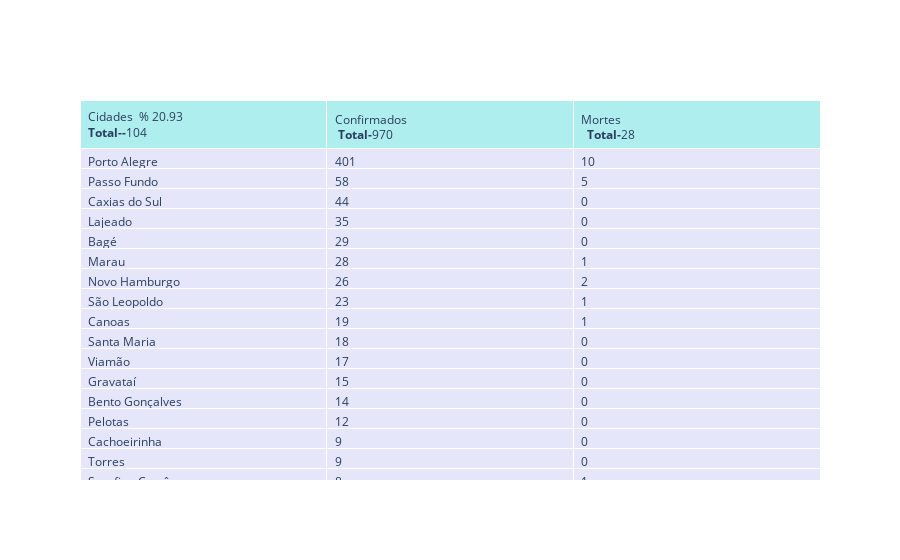

Write notebook code for a chart like this one.
### Code cell
dataRS =api_br_io[ api_br_io.city.notnull() ]
rs = dataRS [ (dataRS.state == 'RS')&(dataRS.date == '2020-04-22') & (dataRS.place_type =='city')].sort_values(by='confirmed',ascending=False)
rs.groupby(['city'] )
rs.fillna(0, inplace = True)
fig = go.Figure(data=[go.Table(
    header=dict(values=['Cidades  % '+ str(round(rs.city.size*100/497,2)) +'<br><b>Total--</b>'+str(rs.city.size) +'</br>' ,
                        '<br>Confirmados</br> <b>Total-</b>'+ str(rs.confirmed.sum()),
                        '<br>Mortes</br>  <b>Total-</b>'+ str(rs.deaths.sum().astype(int))],
                fill_color='paleturquoise',
                align='left'),
    cells=dict(values=[rs.city, rs.confirmed,rs.deaths],
               fill_color='lavender',
               align='left'))
])

fig.show()
plotly.offline.plot(fig, filename='HTML/TabelaCovid19RS.html', auto_open=False)

### Figure 1 — Plotly figure (JSON) as saved in the notebook; plotly's stock layout.template omitted (floating-point values rounded to 4 significant figures; data arrays with more than 128 entries replaced by an {"elided": "..."} marker saying what was removed)
{"data": [{"cells": {"align": "left", "fill": {"color": "lavender"}, "values": {"elided": "3x104 mixed values"}}, "header": {"align": "left", "fill": {"color": "paleturquoise"}, "values": ["Cidades  % 20.93<br><b>Total--</b>104</br>", "<br>Confirmados</br> <b>Total-</b>970", "<br>Mortes</br>  <b>Total-</b>28"]}, "type": "table"}], "layout": {}}
